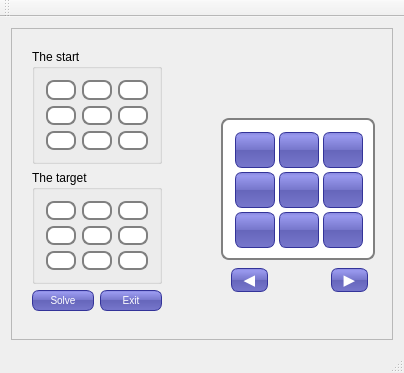
<?xml version="1.0" encoding="UTF-8"?>
<ui version="4.0">
 <class>EightPuzzleSolver</class>
 <widget class="QMainWindow" name="EightPuzzleSolver">
  <property name="geometry">
   <rect>
    <x>0</x>
    <y>0</y>
    <width>404</width>
    <height>373</height>
   </rect>
  </property>
  <property name="windowTitle">
   <string>EightPuzzleSolver</string>
  </property>
  <widget class="QWidget" name="centralWidget">
   <layout class="QGridLayout" name="gridLayout_11">
    <item row="0" column="1">
     <widget class="QFrame" name="frame">
      <property name="frameShape">
       <enum>QFrame::StyledPanel</enum>
      </property>
      <property name="frameShadow">
       <enum>QFrame::Raised</enum>
      </property>
      <widget class="QWidget" name="layoutWidget">
       <property name="geometry">
        <rect>
         <x>10</x>
         <y>10</y>
         <width>152</width>
         <height>284</height>
        </rect>
       </property>
       <layout class="QVBoxLayout" name="verticalLayout_7">
        <item>
         <widget class="QGroupBox" name="groupBox_5">
          <property name="title">
           <string>The start</string>
          </property>
          <layout class="QGridLayout" name="gridLayout_12">
           <item row="0" column="0">
            <layout class="QVBoxLayout" name="verticalLayout_5">
             <item>
              <layout class="QGridLayout" name="gridLayout_15">
               <item row="2" column="1">
                <widget class="QLineEdit" name="LineStart8">
                 <property name="styleSheet">
                  <string notr="true">padding: 1px;
border-style: solid;
border: 2px solid gray;
border-radius: 8px;</string>
                 </property>
                </widget>
               </item>
               <item row="2" column="0">
                <widget class="QLineEdit" name="LineStart7">
                 <property name="styleSheet">
                  <string notr="true">padding: 1px;
border-style: solid;
border: 2px solid gray;
border-radius: 8px;</string>
                 </property>
                </widget>
               </item>
               <item row="1" column="1">
                <widget class="QLineEdit" name="LineStart5">
                 <property name="styleSheet">
                  <string notr="true">padding: 1px;
border-style: solid;
border: 2px solid gray;
border-radius: 8px;</string>
                 </property>
                </widget>
               </item>
               <item row="1" column="0">
                <widget class="QLineEdit" name="LineStart4">
                 <property name="styleSheet">
                  <string notr="true">padding: 1px;
border-style: solid;
border: 2px solid gray;
border-radius: 8px;</string>
                 </property>
                </widget>
               </item>
               <item row="2" column="2">
                <widget class="QLineEdit" name="LineStart9">
                 <property name="styleSheet">
                  <string notr="true">padding: 1px;
border-style: solid;
border: 2px solid gray;
border-radius: 8px;</string>
                 </property>
                </widget>
               </item>
               <item row="1" column="2">
                <widget class="QLineEdit" name="LineStart6">
                 <property name="styleSheet">
                  <string notr="true">padding: 1px;
border-style: solid;
border: 2px solid gray;
border-radius: 8px;</string>
                 </property>
                </widget>
               </item>
               <item row="0" column="2">
                <widget class="QLineEdit" name="LineStart3">
                 <property name="styleSheet">
                  <string notr="true">padding: 1px;
border-style: solid;
border: 2px solid gray;
border-radius: 8px;</string>
                 </property>
                </widget>
               </item>
               <item row="0" column="1">
                <widget class="QLineEdit" name="LineStart2">
                 <property name="styleSheet">
                  <string notr="true">padding: 1px;
border-style: solid;
border: 2px solid gray;
border-radius: 8px;</string>
                 </property>
                </widget>
               </item>
               <item row="0" column="0">
                <widget class="QLineEdit" name="LineStart1">
                 <property name="styleSheet">
                  <string notr="true">padding: 1px;
border-style: solid;
border: 2px solid gray;
border-radius: 8px;</string>
                 </property>
                 <property name="text">
                  <string/>
                 </property>
                </widget>
               </item>
              </layout>
             </item>
            </layout>
           </item>
          </layout>
          <zorder></zorder>
         </widget>
        </item>
        <item>
         <widget class="QGroupBox" name="groupBox_6">
          <property name="title">
           <string>The target</string>
          </property>
          <layout class="QGridLayout" name="gridLayout_16">
           <item row="0" column="0">
            <layout class="QVBoxLayout" name="verticalLayout_8">
             <item>
              <layout class="QGridLayout" name="gridLayout_17">
               <item row="2" column="1">
                <widget class="QLineEdit" name="LineTarget8">
                 <property name="styleSheet">
                  <string notr="true">padding: 1px;
border-style: solid;
border: 2px solid gray;
border-radius: 8px;</string>
                 </property>
                </widget>
               </item>
               <item row="2" column="0">
                <widget class="QLineEdit" name="LineTarget7">
                 <property name="styleSheet">
                  <string notr="true">padding: 1px;
border-style: solid;
border: 2px solid gray;
border-radius: 8px;</string>
                 </property>
                </widget>
               </item>
               <item row="2" column="2">
                <widget class="QLineEdit" name="LineTarget9">
                 <property name="styleSheet">
                  <string notr="true">padding: 1px;
border-style: solid;
border: 2px solid gray;
border-radius: 8px;</string>
                 </property>
                </widget>
               </item>
               <item row="1" column="1">
                <widget class="QLineEdit" name="LineTarget5">
                 <property name="styleSheet">
                  <string notr="true">padding: 1px;
border-style: solid;
border: 2px solid gray;
border-radius: 8px;</string>
                 </property>
                </widget>
               </item>
               <item row="1" column="0">
                <widget class="QLineEdit" name="LineTarget4">
                 <property name="styleSheet">
                  <string notr="true">padding: 1px;
border-style: solid;
border: 2px solid gray;
border-radius: 8px;</string>
                 </property>
                </widget>
               </item>
               <item row="1" column="2">
                <widget class="QLineEdit" name="LineTarget6">
                 <property name="styleSheet">
                  <string notr="true">padding: 1px;
border-style: solid;
border: 2px solid gray;
border-radius: 8px;</string>
                 </property>
                </widget>
               </item>
               <item row="0" column="2">
                <widget class="QLineEdit" name="LineTarget3">
                 <property name="styleSheet">
                  <string notr="true">padding: 1px;
border-style: solid;
border: 2px solid gray;
border-radius: 8px;</string>
                 </property>
                </widget>
               </item>
               <item row="0" column="1">
                <widget class="QLineEdit" name="LineTarget2">
                 <property name="styleSheet">
                  <string notr="true">padding: 1px;
border-style: solid;
border: 2px solid gray;
border-radius: 8px;</string>
                 </property>
                </widget>
               </item>
               <item row="0" column="0">
                <widget class="QLineEdit" name="LineTarget1">
                 <property name="styleSheet">
                  <string notr="true">padding: 1px;
border-style: solid;
border: 2px solid gray;
border-radius: 8px;</string>
                 </property>
                </widget>
               </item>
              </layout>
             </item>
            </layout>
           </item>
          </layout>
          <zorder></zorder>
         </widget>
        </item>
        <item>
         <layout class="QHBoxLayout" name="horizontalLayout">
          <item>
           <widget class="QPushButton" name="pushButtonSolve">
            <property name="styleSheet">
             <string notr="true">color: white;
background-color: QLinearGradient( x1: 0, y1: 0, x2: 0, y2: 1, stop: 0 #88d, stop: 0.1 #99e, stop: 0.49 #77c, stop: 0.5 #66b, stop: 1 #77c);
border-width: 1px;
border-color: #339;
border-style: solid;
border-radius: 7;
padding: 3px;
font-size: 10px;
padding-left: 5px;
padding-right: 5px;
min-width: 50px;
max-width: 50px;
min-height: 13px;
max-height: 13px;
</string>
            </property>
            <property name="text">
             <string>Solve</string>
            </property>
           </widget>
          </item>
          <item>
           <widget class="QPushButton" name="pushButtonExit">
            <property name="styleSheet">
             <string notr="true">color: white;
background-color: QLinearGradient( x1: 0, y1: 0, x2: 0, y2: 1, stop: 0 #88d, stop: 0.1 #99e, stop: 0.49 #77c, stop: 0.5 #66b, stop: 1 #77c);
border-width: 1px;
border-color: #339;
border-style: solid;
border-radius: 7;
padding: 3px;
font-size: 10px;
padding-left: 5px;
padding-right: 5px;
min-width: 50px;
max-width: 50px;
min-height: 13px;
max-height: 13px;
</string>
            </property>
            <property name="text">
             <string>Exit</string>
            </property>
           </widget>
          </item>
         </layout>
        </item>
       </layout>
      </widget>
      <widget class="QFrame" name="movesFram">
       <property name="geometry">
        <rect>
         <x>210</x>
         <y>90</y>
         <width>154</width>
         <height>142</height>
        </rect>
       </property>
       <property name="styleSheet">
        <string notr="true">background-color: rgb(255, 255, 255);
padding: 1px;
border-style: solid;
border: 2px solid gray;
border-radius: 8px;</string>
       </property>
       <property name="frameShape">
        <enum>QFrame::StyledPanel</enum>
       </property>
       <property name="frameShadow">
        <enum>QFrame::Raised</enum>
       </property>
       <layout class="QGridLayout" name="gridLayout_19">
        <item row="0" column="0">
         <layout class="QGridLayout" name="gridLayout_18">
          <item row="0" column="0">
           <widget class="QLabel" name="moveLabel1">
            <property name="styleSheet">
             <string notr="true">font-weight: bold;
color: white;
background-color: QLinearGradient( x1: 0, y1: 0, x2: 0, y2: 1, stop: 0 #88d, stop: 0.1 #99e, stop: 0.49 #77c, stop: 0.5 #66b, stop: 1 #77c);
border-width: 1px;
border-color: #339;
border-style: solid;
border-radius: 7;
padding: 3px;
font-size: 15px;
padding-left: 5px;
padding-right: 5px;
min-width: 28px;
max-width: 28px;
min-height: 28px;
max-height: 28px;
</string>
            </property>
            <property name="text">
             <string/>
            </property>
           </widget>
          </item>
          <item row="0" column="1">
           <widget class="QLabel" name="moveLabel2">
            <property name="styleSheet">
             <string notr="true">font-weight: bold;
color: white;
background-color: QLinearGradient( x1: 0, y1: 0, x2: 0, y2: 1, stop: 0 #88d, stop: 0.1 #99e, stop: 0.49 #77c, stop: 0.5 #66b, stop: 1 #77c);
border-width: 1px;
border-color: #339;
border-style: solid;
border-radius: 7;
padding: 3px;
font-size: 15px;
padding-left: 5px;
padding-right: 5px;
min-width: 28px;
max-width: 28px;
min-height: 28px;
max-height: 28px;
</string>
            </property>
            <property name="text">
             <string/>
            </property>
           </widget>
          </item>
          <item row="0" column="2">
           <widget class="QLabel" name="moveLabel3">
            <property name="styleSheet">
             <string notr="true">font-weight: bold;
color: white;
background-color: QLinearGradient( x1: 0, y1: 0, x2: 0, y2: 1, stop: 0 #88d, stop: 0.1 #99e, stop: 0.49 #77c, stop: 0.5 #66b, stop: 1 #77c);
border-width: 1px;
border-color: #339;
border-style: solid;
border-radius: 7;
padding: 3px;
font-size: 15px;
padding-left: 5px;
padding-right: 5px;
min-width: 28px;
max-width: 28px;
min-height: 28px;
max-height: 28px;
</string>
            </property>
            <property name="text">
             <string/>
            </property>
           </widget>
          </item>
          <item row="1" column="0">
           <widget class="QLabel" name="moveLabel4">
            <property name="styleSheet">
             <string notr="true">font-weight: bold;
color: white;
background-color: QLinearGradient( x1: 0, y1: 0, x2: 0, y2: 1, stop: 0 #88d, stop: 0.1 #99e, stop: 0.49 #77c, stop: 0.5 #66b, stop: 1 #77c);
border-width: 1px;
border-color: #339;
border-style: solid;
border-radius: 7;
padding: 3px;
font-size: 15px;
padding-left: 5px;
padding-right: 5px;
min-width: 28px;
max-width: 28px;
min-height: 28px;
max-height: 28px;
</string>
            </property>
            <property name="text">
             <string/>
            </property>
           </widget>
          </item>
          <item row="1" column="1">
           <widget class="QLabel" name="moveLabel5">
            <property name="styleSheet">
             <string notr="true">font-weight: bold;
color: white;
background-color: QLinearGradient( x1: 0, y1: 0, x2: 0, y2: 1, stop: 0 #88d, stop: 0.1 #99e, stop: 0.49 #77c, stop: 0.5 #66b, stop: 1 #77c);
border-width: 1px;
border-color: #339;
border-style: solid;
border-radius: 7;
padding: 3px;
font-size: 15px;
padding-left: 5px;
padding-right: 5px;
min-width: 28px;
max-width: 28px;
min-height: 28px;
max-height: 28px;
</string>
            </property>
            <property name="text">
             <string/>
            </property>
           </widget>
          </item>
          <item row="1" column="2">
           <widget class="QLabel" name="moveLabel6">
            <property name="styleSheet">
             <string notr="true">font-weight: bold;
color: white;
background-color: QLinearGradient( x1: 0, y1: 0, x2: 0, y2: 1, stop: 0 #88d, stop: 0.1 #99e, stop: 0.49 #77c, stop: 0.5 #66b, stop: 1 #77c);
border-width: 1px;
border-color: #339;
border-style: solid;
border-radius: 7;
padding: 3px;
font-size: 15px;
padding-left: 5px;
padding-right: 5px;
min-width: 28px;
max-width: 28px;
min-height: 28px;
max-height: 28px;
</string>
            </property>
            <property name="text">
             <string/>
            </property>
           </widget>
          </item>
          <item row="2" column="0">
           <widget class="QLabel" name="moveLabel7">
            <property name="styleSheet">
             <string notr="true">font-weight: bold;
color: white;
background-color: QLinearGradient( x1: 0, y1: 0, x2: 0, y2: 1, stop: 0 #88d, stop: 0.1 #99e, stop: 0.49 #77c, stop: 0.5 #66b, stop: 1 #77c);
border-width: 1px;
border-color: #339;
border-style: solid;
border-radius: 7;
padding: 3px;
font-size: 15px;
padding-left: 5px;
padding-right: 5px;
min-width: 28px;
max-width: 28px;
min-height: 28px;
max-height: 28px;
</string>
            </property>
            <property name="text">
             <string/>
            </property>
           </widget>
          </item>
          <item row="2" column="1">
           <widget class="QLabel" name="moveLabel8">
            <property name="styleSheet">
             <string notr="true">font-weight: bold;
color: white;
background-color: QLinearGradient( x1: 0, y1: 0, x2: 0, y2: 1, stop: 0 #88d, stop: 0.1 #99e, stop: 0.49 #77c, stop: 0.5 #66b, stop: 1 #77c);
border-width: 1px;
border-color: #339;
border-style: solid;
border-radius: 7;
padding: 3px;
font-size: 15px;
padding-left: 5px;
padding-right: 5px;
min-width: 28px;
max-width: 28px;
min-height: 28px;
max-height: 28px;
</string>
            </property>
            <property name="text">
             <string/>
            </property>
           </widget>
          </item>
          <item row="2" column="2">
           <widget class="QLabel" name="moveLabel9">
            <property name="styleSheet">
             <string notr="true">font-weight: bold;
color: white;
background-color: QLinearGradient( x1: 0, y1: 0, x2: 0, y2: 1, stop: 0 #88d, stop: 0.1 #99e, stop: 0.49 #77c, stop: 0.5 #66b, stop: 1 #77c);
border-width: 1px;
border-color: #339;
border-style: solid;
border-radius: 7;
padding: 3px;
font-size: 15px;
padding-left: 5px;
padding-right: 5px;
min-width: 28px;
max-width: 28px;
min-height: 28px;
max-height: 28px;
</string>
            </property>
            <property name="text">
             <string/>
            </property>
           </widget>
          </item>
         </layout>
        </item>
       </layout>
      </widget>
      <widget class="QPushButton" name="pushButtonNext">
       <property name="geometry">
        <rect>
         <x>320</x>
         <y>240</y>
         <width>37</width>
         <height>24</height>
        </rect>
       </property>
       <property name="styleSheet">
        <string notr="true">color: white;
background-color: QLinearGradient( x1: 0, y1: 0, x2: 0, y2: 1, stop: 0 #88d, stop: 0.1 #99e, stop: 0.49 #77c, stop: 0.5 #66b, stop: 1 #77c);
border-width: 1px;
border-color: #339;
border-style: solid;
border-radius: 7;
padding: 3px;
font-size: 15px;
padding-left: 5px;
padding-right: 5px;
min-width: 25px;
max-width: 25px;
min-height: 16px;
max-height: 16px;
</string>
       </property>
       <property name="text">
        <string>▶</string>
       </property>
      </widget>
      <widget class="QPushButton" name="pushButtonBack">
       <property name="geometry">
        <rect>
         <x>220</x>
         <y>240</y>
         <width>37</width>
         <height>24</height>
        </rect>
       </property>
       <property name="styleSheet">
        <string notr="true">color: white;
background-color: QLinearGradient( x1: 0, y1: 0, x2: 0, y2: 1, stop: 0 #88d, stop: 0.1 #99e, stop: 0.49 #77c, stop: 0.5 #66b, stop: 1 #77c);
border-width: 1px;
border-color: #339;
border-style: solid;
border-radius: 7;
padding: 3px;
font-size: 15px;
padding-left: 5px;
padding-right: 5px;
min-width: 25px;
max-width: 25px;
min-height: 16px;
max-height: 16px;
</string>
       </property>
       <property name="text">
        <string>◀</string>
       </property>
      </widget>
     </widget>
    </item>
   </layout>
  </widget>
  <widget class="QMenuBar" name="menuBar">
   <property name="geometry">
    <rect>
     <x>0</x>
     <y>0</y>
     <width>404</width>
     <height>19</height>
    </rect>
   </property>
  </widget>
  <widget class="QToolBar" name="mainToolBar">
   <attribute name="toolBarArea">
    <enum>TopToolBarArea</enum>
   </attribute>
   <attribute name="toolBarBreak">
    <bool>false</bool>
   </attribute>
  </widget>
  <widget class="QStatusBar" name="statusBar"/>
 </widget>
 <layoutdefault spacing="6" margin="11"/>
 <resources/>
 <connections/>
</ui>
